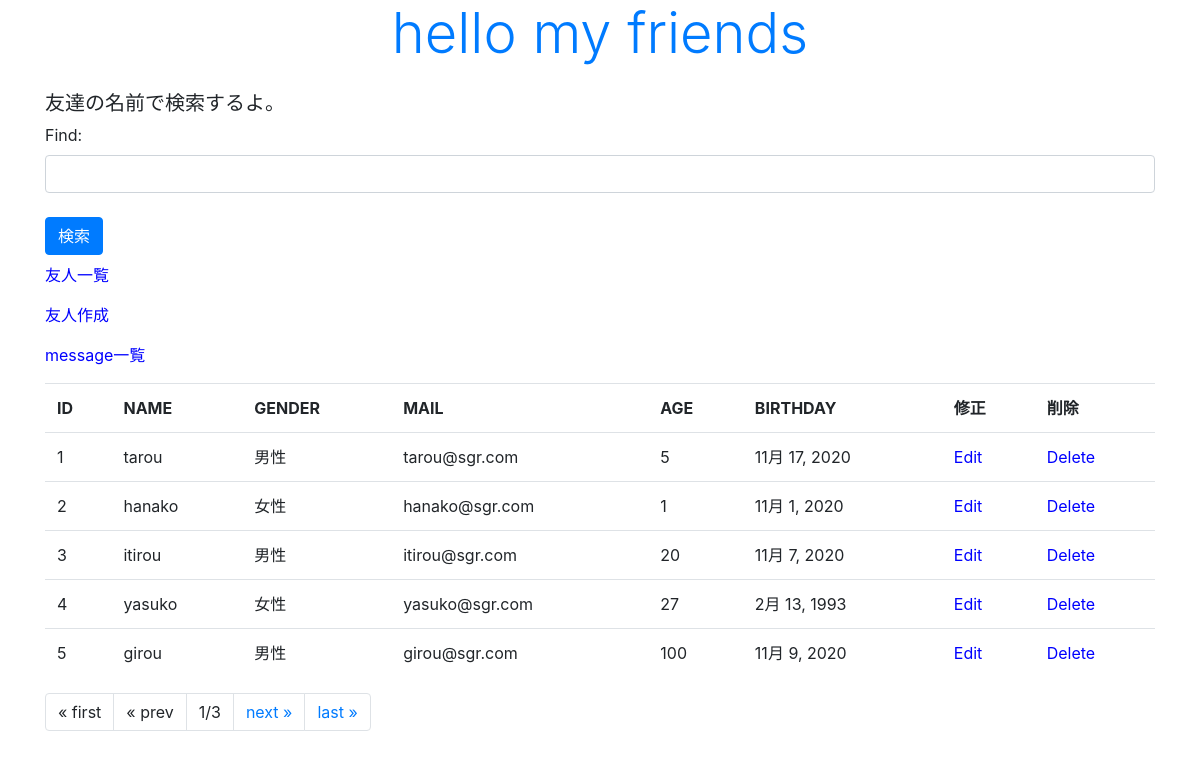
The app's page /mkfri/ with its own data.
### mkfri/models.py (models this page shows, shortened)
class Friend(models.Model):
  name = models.CharField(max_length=100)
  mail = models.EmailField(max_length=200)
  gender = models.BooleanField()
  age = models.IntegerField(default=0)
  birthday = models.DateField()

### mkfri/views.py (the view)
# urls.py: path('', views.index, name = "index"),
def index(request, num = 1):
  if (request.method == 'POST'):
    form = FindForm(request.POST)
    find = request.POST['find']
    data = Friend.objects.filter(name__icontains=find)
    page = Paginator(data, 5)
    msg = '検索結果数は' + str(data.count())
  else:
    msg = '友達の名前で検索するよ。'
    form = FindForm()
    data = Friend.objects.all()
    page = Paginator(data, 5)
  params = {
    'title' : 'hello my friends',
    'msg' : msg,
    'data' : page.get_page(num),
    'form' : form,
  }
  return render(request, 'mkfri/index.html', params)

### mkfri/forms.py
class FindForm(forms.Form):
  find = forms.CharField(label='Find', required=False, widget=forms.TextInput(attrs={'class':'form-control'}))

### mkfri/templates/mkfri/index.html (shortened to what this page needs)
{% load static %}
<!DOCTYPE html>
<html lang="ja">
  <head>
    <link rel="stylesheet" href="https://stackpath.bootstrapcdn.com/bootstrap/4.2.1/css/bootstrap.min.css">
    <link rel="stylesheet" type="text/css" href="{% static 'mkfri/css/style.css' %}">
  </head>
  <body class="container">
    <h1 class="display-4 text-primary">{{title}}</h1>
    <p class="h5 mt-4">{{msg|safe}}</p>
    <form action="{% url 'index' %}" method="POST">
      {{ form.as_p }}
      <tr><th><td>
        <input type="submit" class="btn btn-primary my-2" value="検索">
      </td></th></tr>
    </form>
    <p><a href="{% url 'index' %}">友人一覧</a></p>
    <p><a href="{% url 'create' %}">友人作成</a></p>
    <p><a href="{% url 'message' %}">message一覧</a></p>
    <table class="table">
      <tr>
        <th>ID</th>
        <th>NAME</th>
        <th>GENDER</th>
        <th>MAIL</th>
        <th>AGE</th>
        <th>BIRTHDAY</th>
        <th>修正</th>
        <th>削除</th>
      </tr>
      {% for item in data %}
      <tr>
        <td>{{item.id}}</td>
        <td>{{item.name}}</td>
        <td>{% if item.gender == False %}女性{% endif %}
            {% if item.gender == True %}男性{% endif %}</td>
        <td>{{item.mail}}</td>
        <td>{{item.age}}</td>
        <td>{{item.birthday}}</td>
        <td><a href="{% url 'edit' item.id %}">Edit</a></td>
        <td><a href="{% url 'delete' item.id %}">Delete</a></td>
      </tr>
      {% endfor %}
    </table>
    <ul class="pagination">
      {% if data.has_previous %}
      <li class="page-item"><a href=" {% url 'index' %}" class="page-link">&laquo; first</a></li>
      <li class="page-item"><a href=" {% url 'index' %}{{data.previous_page_number}}" class="page-link">&laquo; prev</a></li>
      {% else %}
      <li class="page-item"><a class="page-link">&laquo; first</a></li>
      <li class="page-item"><a class="page-link">&laquo; prev</a></li>
      {% endif %}
      <li class="page-item"><a class="page-link">{{data.number}}/{{data.paginator.num_pages}}</a></li>
      {% if data.has_next %}
      <li class="page-item"><a href=" {% url 'index' %}{{data.next_page_number}}" class="page-link">next &raquo;</a></li>
      <li class="page-item"><a href=" {% url 'index' %}{{data.next_page_number}}{{data.paginator.num_pages}}" class="page-link">last &raquo;</a></li>
      {% else %}
      <li class="page-item"><a class="page-link">next &raquo;</a></li>
      <li class="page-item"><a class="page-link">last &raquo;</a></li>
      {% endif %}
    </ul>
  </body>
</html>

### mkfri/static/mkfri/css/style.css (style rules this page uses)
body { font-size: 16px; }
h1 { text-align: center; }
a { color: blue; text-decoration: none; }

### records on screen
Friend: id "1", name "tarou", gender "男性", mail "tarou@sgr.com", age "5", birthday "11月 17, 2020"
Friend: id "2", name "hanako", gender "女性", mail "hanako@sgr.com", age "1", birthday "11月 1, 2020"
Friend: id "3", name "itirou", gender "男性", mail "itirou@sgr.com", age "20", birthday "11月 7, 2020"
Friend: id "4", name "yasuko", gender "女性", mail "yasuko@sgr.com", age "27", birthday "2月 13, 1993"
Friend: id "5", name "girou", gender "男性", mail "girou@sgr.com", age "100", birthday "11月 9, 2020"

### other values on screen
{{ title }} "hello my friends"
{{ msg|safe }} "友達の名前で検索するよ。"
{{ data.number }} "1"
{{ data.paginator.num_pages }} "3"
